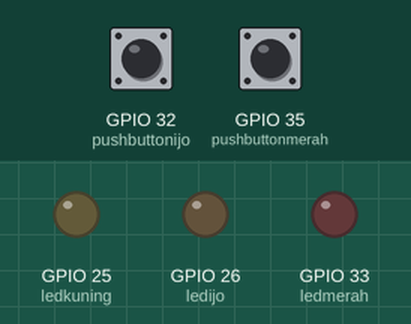
Recording of a sketch running on a simulated ESP32. Shown: output pins drawn as LEDs (lit = HIGH). The inputs (shaded band) are chosen by the test bench; at power-on: GPIO 32 (pushbuttonijo) LOW, GPIO 35 (pushbuttonmerah) LOW.

Above: at 1.2 s.
1.3 s: GPIO 32 (pushbuttonijo) pulled HIGH for 0.15 s
At 1.37 s:
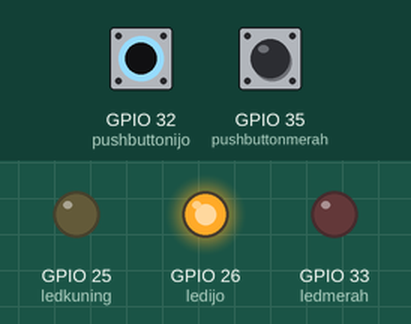
2.9 s: GPIO 35 (pushbuttonmerah) pulled HIGH for 0.15 s
At 2.97 s:
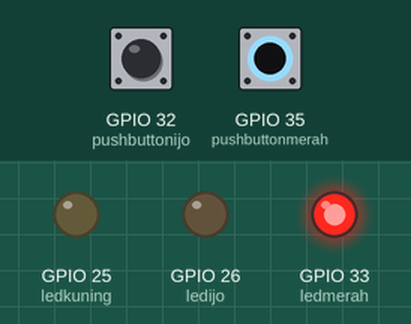
4.5 s: GPIO 35 (pushbuttonmerah) pulled HIGH for 3.2 s
At 8.7 s:
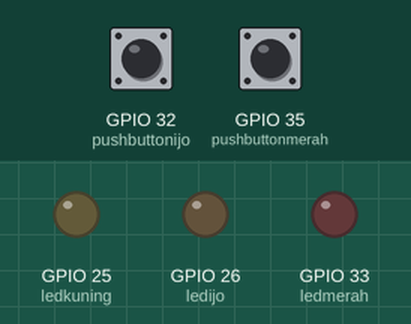
9.2 s: GPIO 32 (pushbuttonijo) pulled HIGH for 3.2 s
At 9.9 s:
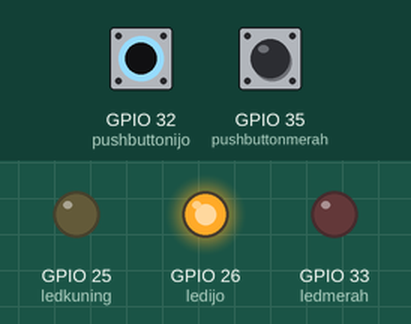
13.9 s: GPIO 32 (pushbuttonijo) driven HIGH and GPIO 35 (pushbuttonmerah) driven HIGH
At 14.7 s:
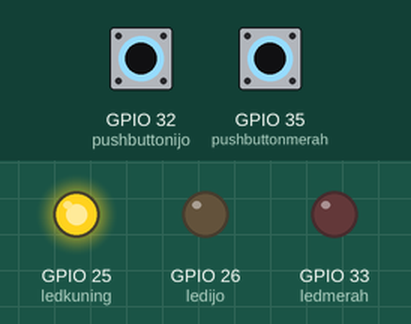
Timing chart, 0 to 16.4 s (numbered marks = the images above; inputs shaded):
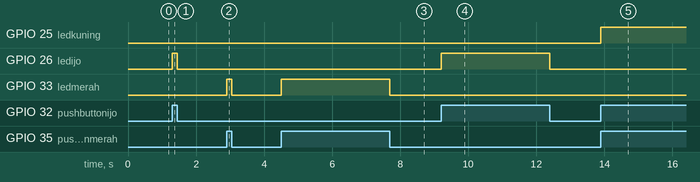

The sketch:

pushbuttonbanyak.ino
```cpp
//Define Pin
#define pushbuttonijo 32
#define pushbuttonmerah 35
#define ledmerah 33
#define ledkuning 25
#define ledijo 26

//Setup Pin
void setup() {
  pinMode(ledmerah, OUTPUT);
  pinMode(ledkuning, OUTPUT);
  pinMode(ledijo, OUTPUT);
  pinMode(pushbuttonijo, INPUT);
  pinMode(pushbuttonmerah, INPUT);
}

//Main Loop
void loop() {
    //Jika pushbutton ijo dan merah ditekan
    if (digitalRead(pushbuttonijo) == HIGH && digitalRead(pushbuttonmerah) == HIGH) {
        //Nyalakan LED kuning
        digitalWrite(ledkuning, HIGH);
        //Matikan LED merah dan ijo
        digitalWrite(ledmerah, LOW);
        digitalWrite(ledijo, LOW);
    } else {
        //Matikan LED kuning
        digitalWrite(ledkuning, LOW);
        //Jika hanya pushbutton ijo ditekan
        if (digitalRead(pushbuttonijo) == HIGH) {
            //Nyalakan LED ijo
            digitalWrite(ledijo, HIGH);
            //Matikan LED merah
            digitalWrite(ledmerah, LOW);
        } else {
            //Matikan LED ijo
            digitalWrite(ledijo, LOW);
            //Jika hanya pushbutton merah ditekan
            if (digitalRead(pushbuttonmerah) == HIGH) {
                //Nyalakan LED merah
                digitalWrite(ledmerah, HIGH);
            } else {
                //Matikan LED merah
                digitalWrite(ledmerah, LOW);
            }
        }
    }
}
```

Measured:
- after the input at 1.3 s, GPIO 26 (ledijo): LOW → HIGH at once, → LOW 0.15 s later
- after the input at 2.9 s, GPIO 33 (ledmerah): LOW → HIGH at once, → LOW 0.15 s later
- after the input at 4.5 s, GPIO 33 (ledmerah): LOW → HIGH at once, → LOW 3.2 s later
- after the input at 9.2 s, GPIO 26 (ledijo): LOW → HIGH at once, → LOW 3.2 s later
- after the input at 13.9 s, GPIO 25 (ledkuning): LOW → HIGH at once
